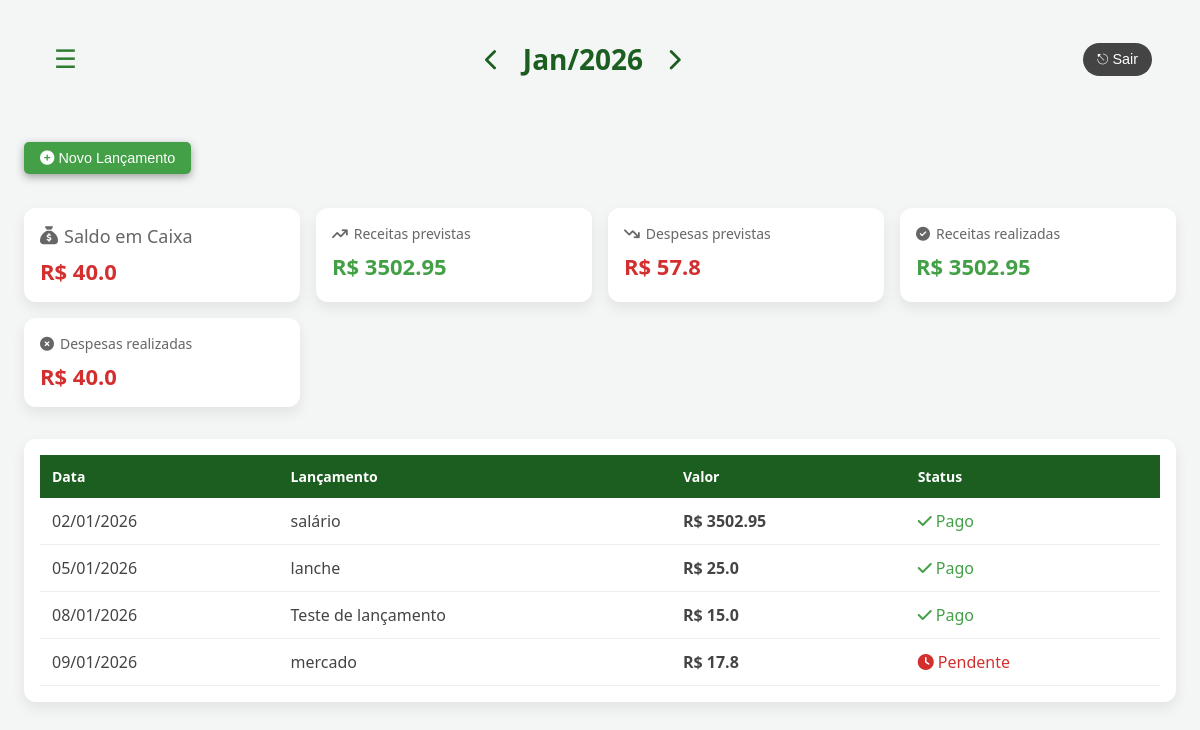
Before: /home/ with the older database file.
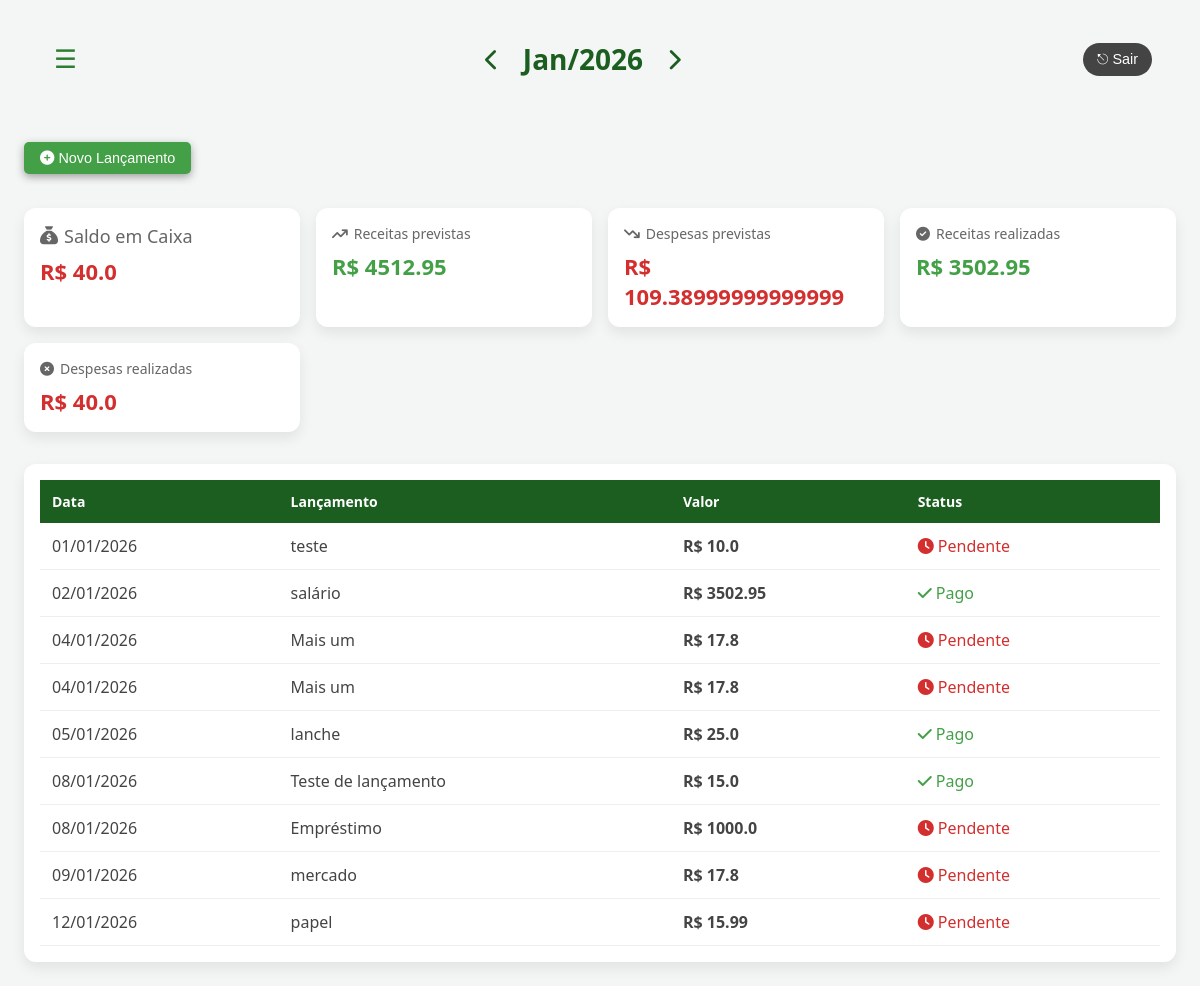
After: the same page with the newer database file.
### contas/models/competencia.py (models this page shows, shortened)
class Competencia(models.Model):
    mes = models.PositiveSmallIntegerField()
    ano = models.PositiveSmallIntegerField()
    class Meta:
        unique_together = ('mes', 'ano')
        ordering = ['ano', 'mes']
    def mes_nome(self):
        MESES = [
            '', 'Jan', 'Fev', 'Mar', 'Abr', 'Mai', 'Jun',
            'Jul', 'Ago', 'Set', 'Out', 'Nov', 'Dez'
        ]
        return MESES[self.mes]

### contas/models/lancamento.py (models this page shows, shortened)
class Lancamento(models.Model):
    descricao = models.CharField(max_length=70)
    data = models.DateField()
    valor = models.FloatField()
    pago = models.BooleanField(default=False)
    fatura = models.ForeignKey(
        'contas.Fatura',
        on_delete=models.CASCADE, null=True,
        blank=True
        )
    dt_criacao = models.DateTimeField(auto_now=True)
    dt_update = models.DateTimeField(auto_now=True)
    class Natureza(models.TextChoices):
        DESPESA = 'DESPESA', 'Despesa'
        RECEITA = 'RECEITA', 'Receita'
    natureza = models.CharField(
        max_length=10,
        choices=Natureza.choices,
        default=Natureza.DESPESA
    )
    class Meta:
        ordering = ['data']

### contas/views/index.py (the view)
# urls.py: 2. Add a URL to urlpatterns:  path('', views.home, name='home')
def home(request):
    hoje = date.today()
    mes = request.GET.get('mes')
    ano = request.GET.get('ano')
    competencia = competencia_service.obter_ou_criar_competencia(
        mes=int(mes) if mes else hoje.month,
        ano=int(ano) if ano else hoje.year
    )
    lancamentos = Lancamento.objects.filter(
        data__month=competencia.mes,
        data__year=competencia.ano
    )
    return render(request, 'contas/home.html', {
        'competencia': competencia,
        'lancamentos': lancamentos,
        'anterior': competencia_service.anterior(mes, ano),
        'proximo': competencia_service.proximo(mes, ano),
        'receitas_previstas': competencia_service.total_receitas_previstas(competencia),
        'despesas_previstas': competencia_service.total_despesas_previstas(competencia),
        'receitas_realizadas': competencia_service.total_receitas_realizadas(competencia),
        'despesas_realizadas': competencia_service.total_despesas_realizadas(competencia),
    })

### contas/services/competencia_service.py (called while the page is built)
def obter_ou_criar_competencia(mes=None, ano=None):
    hoje = date.today()
    mes = mes or hoje.month
    ano = ano or hoje.year
    competencia, _ = Competencia.objects.get_or_create(
        mes=mes,
        ano=ano
    )
    return competencia

def anterior(mes, ano):
    atual = obter_ou_criar_competencia(mes, ano)
    if atual.mes == 1:
        novo_mes = 12
        novo_ano = atual.ano - 1
    else:
        novo_mes = atual.mes - 1
        novo_ano = atual.ano
    return {
        "mes": novo_mes,
        "ano": novo_ano
    }

def proximo(mes, ano):
    atual = obter_ou_criar_competencia(mes, ano)
    if atual.mes == 12:
        novo_mes = 1
        novo_ano = atual.ano + 1
    else:
        novo_mes =  atual.mes + 1
        novo_ano = atual.ano
    return {
        "mes": novo_mes,
        "ano": novo_ano
    }

def total_receitas_previstas(competencia):
    lancamentos = lancamento_service.get_receitas_competencia(competencia)
    return soma_lancamentos(lancamentos)

def total_despesas_previstas(competencia):
    lancamentos = lancamento_service.get_despesas_competencia(competencia)
    return soma_lancamentos(lancamentos)

def total_receitas_realizadas(competencia):
    lancamentos = lancamento_service.get_receitas_competencia(competencia).filter(pago = True)
    return soma_lancamentos(lancamentos)

def total_despesas_realizadas(competencia):
    lancamentos = lancamento_service.get_despesas_competencia(competencia).filter(pago = True)
    return soma_lancamentos(lancamentos)

def soma_lancamentos(lancamentos):
    soma = 0
    for l in lancamentos:
        soma += l.valor
    return soma

### contas/services/lancamento_service.py (called while the page is built)
def get_lancamentos(competencia):
    return Lancamento.objects.filter(
            data__month = competencia.mes,
            data__year = competencia.ano)

def get_despesas_competencia(competencia):
    return get_lancamentos(competencia).filter(natureza = Lancamento.Natureza.DESPESA)

def get_receitas_competencia(competencia):
    return get_lancamentos(competencia).filter(natureza = Lancamento.Natureza.RECEITA)

### contas/templates/contas/home.html (shortened to what this page needs)
<!DOCTYPE html>
<html lang="pt-br">
<head>
    <link rel="stylesheet"
          href="https://cdnjs.cloudflare.com/ajax/libs/font-awesome/6.5.1/css/all.min.css"/>
</head>
<body>
<div class="header">
    <div class="menu">
        <button class="menu-btn" aria-label="Menu">
            ☰
        </button>
    </div>
    <div class="competencia">
        <a href="{% url 'home_path' %}?mes={{ anterior.mes }}&ano={{ anterior.ano }}">
            <i class="fa-solid fa-chevron-left"></i>
        </a>
        <h1>
            {{ competencia.mes_nome }}/{{ competencia.ano }}
        </h1>
        <a href="{% url 'home_path' %}?mes={{ proximo.mes }}&ano={{ proximo.ano }}">
            <i class="fa-solid fa-chevron-right"></i>
        </a>
    </div>
    <div class="login">
        <button class="logout-btn">
            ⎋ Sair
        </button>
    </div>
</div>
 <div class="acoes">
    <button class="add-lancamento-btn">
        <i class="fa-solid fa-circle-plus"></i> Novo Lançamento
    </button>
</div>
<div class="cards">
    <div class="card saldo">
        <h3><i class="fa-solid fa-sack-dollar"></i> Saldo em Caixa</h3>
        <p class="despesa">R$ {{ despesas_realizadas }}</p>
    </div>
    <div class="card">
        <h3><i class="fa-solid fa-arrow-trend-up"></i> Receitas previstas</h3>
        <p class="receita">R$ {{ receitas_previstas }}</p>
    </div>
    <div class="card">
        <h3><i class="fa-solid fa-arrow-trend-down"></i> Despesas previstas</h3>
        <p class="despesa">R$ {{ despesas_previstas }}</p>
    </div>
    <div class="card">
        <h3><i class="fa-solid fa-circle-check"></i> Receitas realizadas</h3>
        <p class="receita">R$ {{ receitas_realizadas }}</p>
    </div>
    <div class="card">
        <h3><i class="fa-solid fa-circle-xmark"></i> Despesas realizadas</h3>
        <p class="despesa">R$ {{ despesas_realizadas }}</p>
    </div>
</div>
<div class="table-container">
    <table>
        <thead>
            <tr>
                <th>Data</th>
                <th>Lançamento</th>
                <th>Valor</th>
                <th>Status</th>
            </tr>
        </thead>
        <tbody>
        {% for l in lancamentos %}
            <tr>
                <td>{{ l.data|date:"d/m/Y" }}</td>
                <td>{{ l.descricao }}</td>
                <td class="valor">R$ {{ l.valor }}</td>
                <td>
                    {% if l.pago %}
                        <span class="pago">
                            <i class="fa-solid fa-check"></i> Pago
                        </span>
                    {% else %}
                        <span class="nao-pago">
                            <i class="fa-solid fa-clock"></i> Pendente
                        </span>
                    {% endif %}
                </td>
            </tr>
        {% endfor %}
        </tbody>
    </table>
</div>
</body>
</html>

### contas/templates/contas/home.html (style rules this page uses)
:root { --verde-principal: #1b5e20; --verde-claro: #43a047; --verde-agua: #66bb6a; --amarelo: #fbc02d; --cinza-bg: #f4f6f5; --cinza-texto: #444; --cinza-texto-hover: #636363; --cinza-shadow: #9e9e9e; --branco: #ffffff; }
body { font-family: system-ui, -apple-system, BlinkMacSystemFont, sans-serif; background: var(--cinza-bg); margin: 0; padding: 24px; color: var(--cinza-texto); }
.header { display: grid; grid-template-columns: auto 1fr auto; align-items: center; padding: 16px 24px; margin-bottom: 32px; }
.menu, .login { display: flex; align-items: center; gap: 12px; }
.menu-btn { font-size: 1.6rem; background: none; border: none; cursor: pointer; color: #2e7d32; }
.competencia { display: flex; align-items: center; justify-content: center; gap: 24px; }
.competencia a { color: var(--verde-principal); font-size: 22px; text-decoration: none; }
.competencia h1 { margin: 0; font-size: 28px; color: var(--verde-principal); font-weight: 600; }
.logout-btn { background-color: var(--cinza-texto); color: white; border: none; padding: 8px 14px; border-radius: 20px; cursor: pointer; font-size: 0.9rem; }
.acoes { display: flex; align-items: left; justify-content: left; padding: 16px 16px 16px 0px; gap: 24px; }
.add-lancamento-btn { background-color: var(--verde-claro); color: white; border: none; border-radius: 5px; box-shadow: 0 3px 8px var(--cinza-shadow); padding: 8px 16px; margin-bottom: 18px; cursor: pointer; font-size: 0.9rem; }
.cards { display: grid; grid-template-columns: repeat(auto-fit, minmax(220px, 1fr)); gap: 16px; margin-bottom: 32px; }
.card { background: var(--branco); border-radius: 12px; padding: 16px; box-shadow: 0 6px 14px rgba(0,0,0,.08); }
.card h3 { margin: 0 0 8px; font-size: 14px; font-weight: 500; color: #666; display: flex; align-items: center; gap: 6px; }
.card p { margin: 0; font-size: 22px; font-weight: 600; }
.saldo h3 { font-size: 18px; }
.receita { color: var(--verde-claro); }
.despesa { color: #d32f2f; }
.table-container { background: var(--branco); border-radius: 12px; padding: 16px; box-shadow: 0 6px 14px rgba(0,0,0,.08); }
table { width: 100%; border-collapse: collapse; }
thead { background: var(--verde-principal); color: var(--branco); }
th, td { padding: 12px; text-align: left; }
th { font-size: 14px; font-weight: 600; }
tbody tr { border-bottom: 1px solid #eee; }
.valor { font-weight: 600; }
.pago { color: var(--verde-claro); }
.nao-pago { color: #d32f2f; }

Changed rows visible on the page:
added Lancamento: data "01/01/2026", descricao "teste", valor "10.0", pago False (drawn)
added Lancamento: data "04/01/2026", descricao "Mais um", valor "17.8", pago False (drawn)
added Lancamento: data "04/01/2026", descricao "Mais um", valor "17.8", pago False (drawn)
added Lancamento: data "08/01/2026", descricao "Empréstimo", valor "1000.0", pago False (drawn)
added Lancamento: data "12/01/2026", descricao "papel", valor "15.99", pago False (drawn)
Other visible differences:
{{ receitas_previstas }}: "3502.95" → "4512.95"
{{ despesas_previstas }}: "57.8" → "109.38999999999999"
